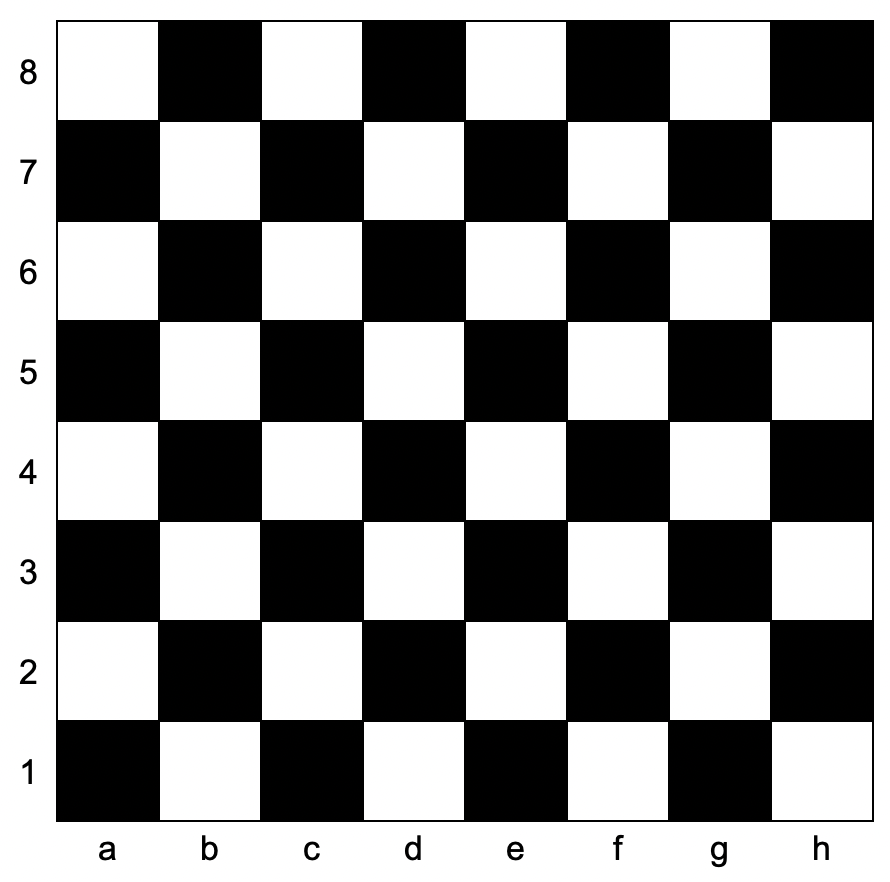
#> input picture chessboard.png, 890 x 882 px
$ jupyter execute slam_lab5.ipynb
#> lines starting #> are read from the running program, lines starting #| are printed output that depends on the picture; after the words box and inside, x2 and y2 are one past the last pixel; in counts of white or black regions, pixels touching at a corner belong together
[cell 1]
import numpy as np
import cv2 as cv
import matplotlib.pyplot as plt

[cell 2]
filename = 'chessboard.png'
img = cv.imread(filename)
#> img is the input picture: shape (882, 890, 3); mean B, G, R 142.9, 142.9, 142.9
gray = cv.cvtColor(img,cv.COLOR_BGR2GRAY)

gray = np.float32(gray)
dst = cv.cornerHarris(gray,2,3,0.04)

#result is dilated for marking the corners, not important
dst = cv.dilate(dst,None)
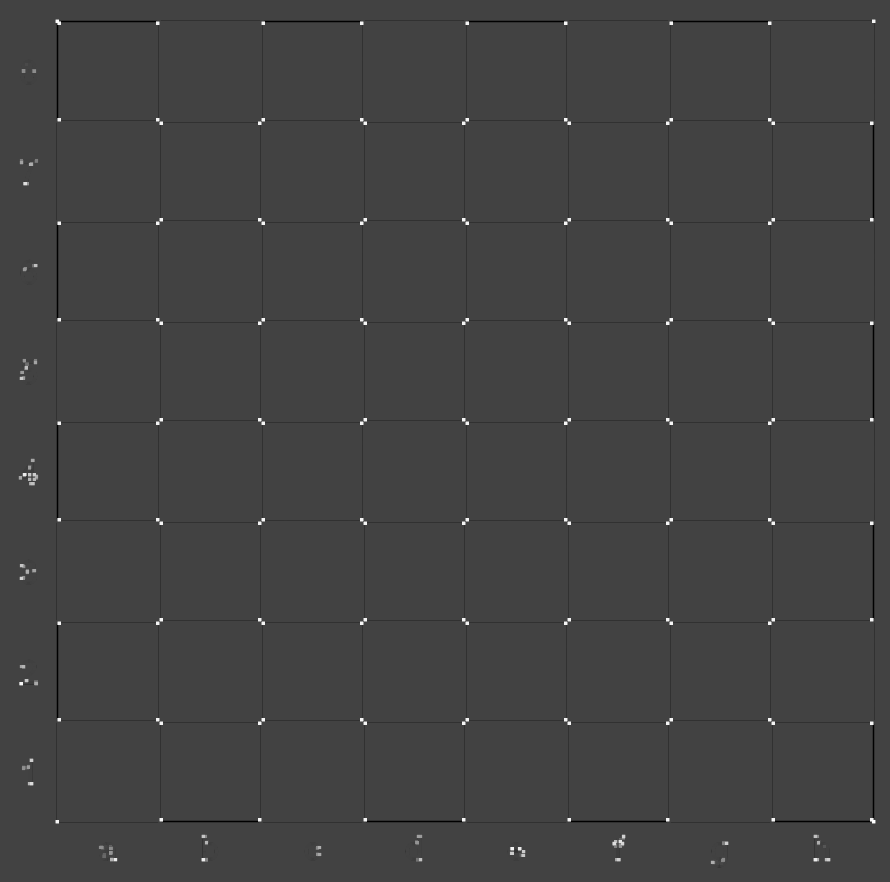
#> dst: shape (882, 890) float32; min -169130016, max 481151936, mean 131949.2; drawn with min black and max white

# Threshold for an optimal value, it may vary depending on the image.
img[dst>0.01*dst.max()]=[0,0,255]
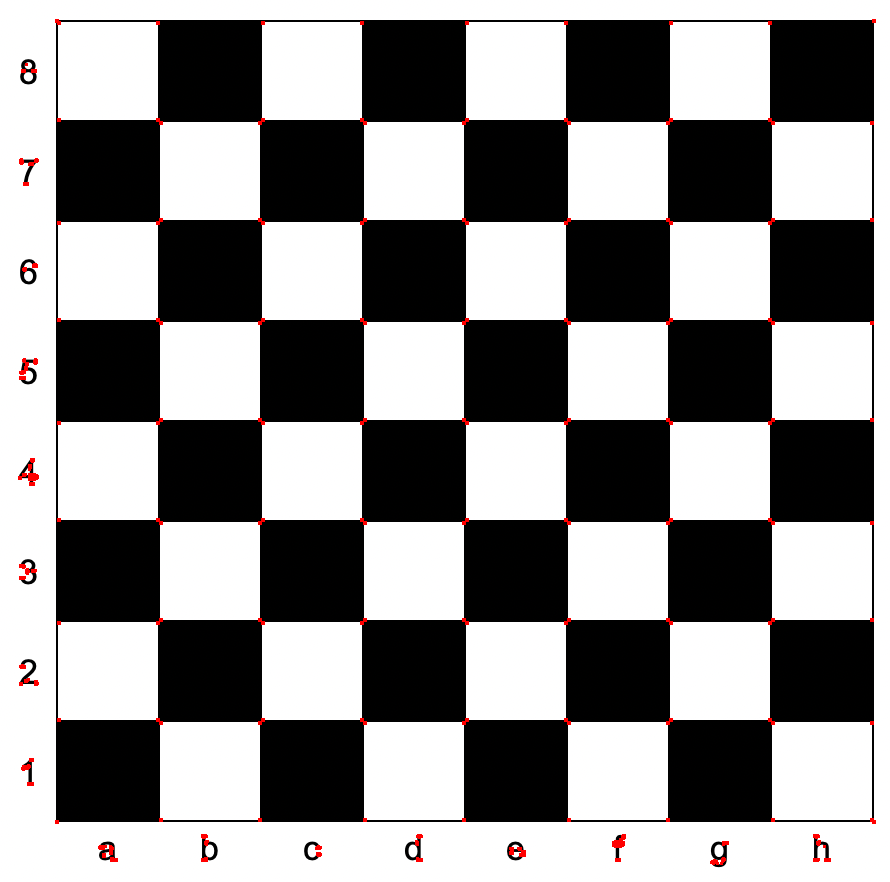
#> img: shape (882, 890, 3); 0.47% of pixels changed, all inside (x1, y1, x2, y2) = (18, 19, 876, 865)

cv.imshow('dst',img)
if cv.waitKey(0) & 0xff == 27:
#> (key Esc is pressed here)
    cv.destroyAllWindows()

[cell 3]
filename = 'cube.png'
img = cv.imread(filename)
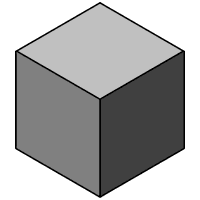
#> input picture cube.png, 200 x 200 px
#> img is the input picture: shape (200, 200, 3); min 0, max 255, mean 171
gray = cv.cvtColor(img,cv.COLOR_BGR2GRAY)
#> gray: shape (200, 200)

gray = np.float32(gray)
dst = cv.cornerHarris(gray,2,3,0.04)
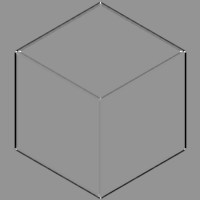
#> dst: shape (200, 200) float32; min -135241152, max 97767520, mean -2361560.2; drawn with min black and max white

#result is dilated for marking the corners, not important
dst = cv.dilate(dst,None)

# Threshold for an optimal value, it may vary depending on the image.
img[dst>0.01*dst.max()]=[0,0,255]
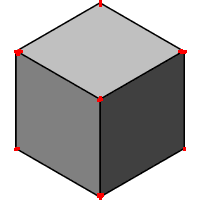
#> img: shape (200, 200, 3); 0.5% of pixels changed, all inside (x1, y1, x2, y2) = (14, 0, 187, 200)

cv.imshow('dst',img)
if cv.waitKey(0) & 0xff == 27:
#> (key Esc is pressed here)
    cv.destroyAllWindows()

[cell 4]
filename = 'polygon.png'
img = cv.imread(filename)
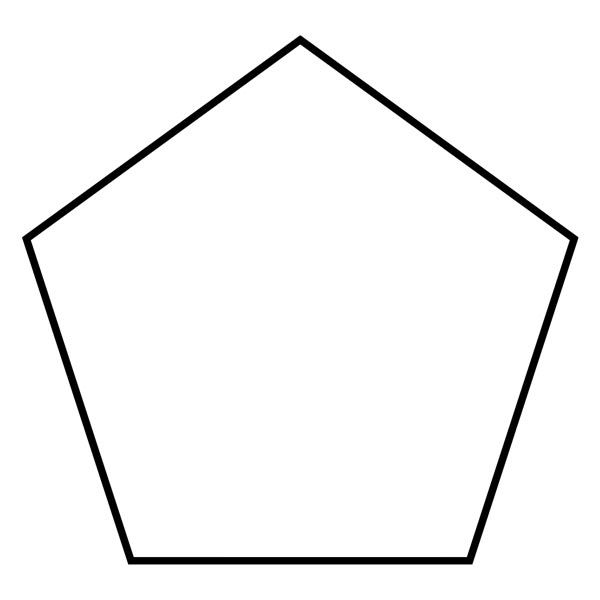
#> input picture polygon.png, 600 x 600 px
#> img is the input picture: shape (600, 600, 3); min 0, max 255, mean 246
gray = cv.cvtColor(img,cv.COLOR_BGR2GRAY)
#> gray: shape (600, 600)

# find Harris corners
gray = np.float32(gray)
dst = cv.cornerHarris(gray,2,3,0.04)
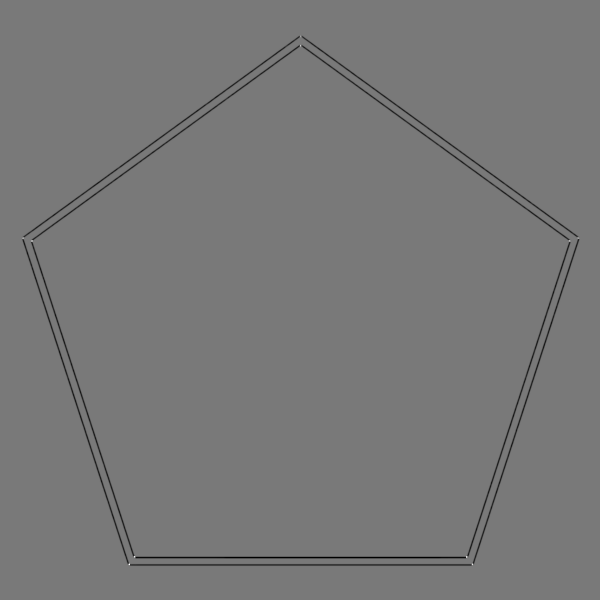
#> dst: shape (600, 600) float32; min -132445568, max 146659680, mean -1309500; drawn with min black and max white
dst = cv.dilate(dst,None)
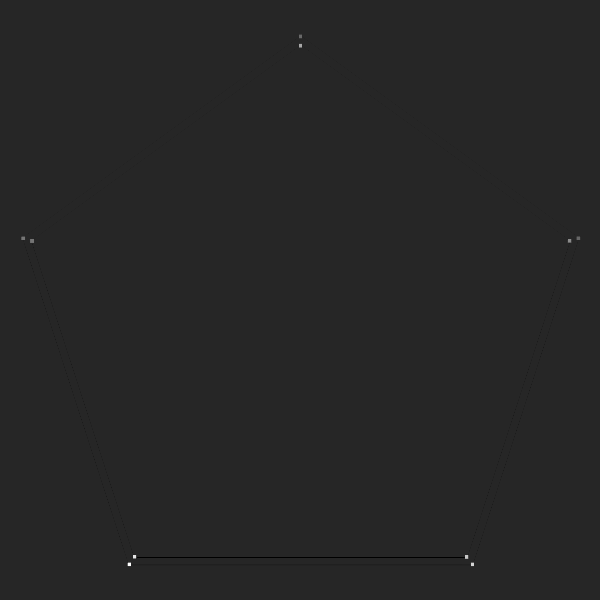
#> dst: shape (600, 600) float32; min -26088598, max 146659680, mean -14802.1; drawn with min black and max white
ret, dst = cv.threshold(dst,0.01*dst.max(),255,0)
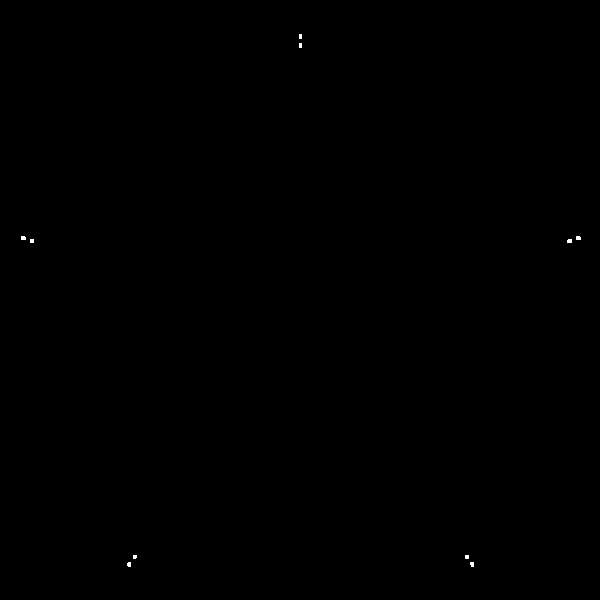
#> dst: shape (600, 600) float32; 0.05% white; 10 white regions (10 under 20 px)
#> ret = 1466596.8
dst = np.uint8(dst)
#> dst: shape (600, 600); 0.05% white; 10 white regions (10 under 20 px)

# find centroids
ret, labels, stats, centroids = cv.connectedComponentsWithStats(dst)
#> labels: shape (600, 600) int32; 11 distinct labels, from 0 to 10
#> ret = 11; stats = [[0, 0, 600, 600, 359830], [299, 34, 3, 5, 15], [299, 43, 3, 5, 15], [21, 236, 5, 4, 19], [576, 236, 5, 4, 19], [30, 239, 4, 4, 16], [567, 239, 5, 4, 19], [133, 555, 4, 4, 15], [465, 555, 4, 4, 16], [127, 562, 4, 5, 18], [470, 562, 4, 5, 18]]; centroids = [[299.5, 299.5], [300, 36], [300, 45], [22.89, 237.6], [577.9, 237.6], [31.5, 240.5], [569.1, 240.6], [134.4, 556.4], [466.5, 556.5], [128.7, 564], [471.7, 563.8]]

# define the criteria to stop and refine the corners
criteria = (cv.TERM_CRITERIA_EPS + cv.TERM_CRITERIA_MAX_ITER, 100, 0.001)
corners = cv.cornerSubPix(gray,np.float32(centroids),(5,5),(-1,-1),criteria)
#> corners = [[299.5, 299.5], [299.8, 34.62], [299.6, 43.58], [21.45, 237.1], [578.1, 237.2], [30.23, 239.8], [569.4, 239.8], [133.4, 556.5], [466.3, 556.5], [127.8, 563.8], [471.7, 563.9]]

# Now draw them
res = np.hstack((centroids,corners))
#> res = [[299.5, 299.5, 299.5, 299.5], [300, 36, 299.8, 34.62], [300, 45, 299.6, 43.58], [22.89, 237.6, 21.45, 237.1], [577.9, 237.6, 578.1, 237.2], [31.5, 240.5, 30.23, 239.8], [569.1, 240.6, 569.4, 239.8], [134.4, 556.4, 133.4, 556.5], [466.5, 556.5, 466.3, 556.5], [128.7, 564, 127.8, 563.8], [471.7, 563.8, 471.7, 563.9]]
res = np.int32(res)
#> res = [[299, 299, 299, 299], [300, 36, 299, 34], [300, 45, 299, 43], [22, 237, 21, 237], [577, 237, 578, 237], [31, 240, 30, 239], [569, 240, 569, 239], [134, 556, 133, 556], [466, 556, 466, 556], [128, 564, 127, 563], [471, 563, 471, 563]]
img[res[:,1],res[:,0]]=[0,0,255]
#> img: shape (600, 600, 3); under 0.01% of pixels changed, all inside (x1, y1, x2, y2) = (22, 36, 578, 565)
img[res[:,3],res[:,2]] = [0,255,0]
#> img: shape (600, 600, 3); mean B, G, R 246, 246, 246
cv.imwrite('subpixel5.png',img)
#> Out = True

second

[cell 5]
img = cv.imread('cube.png')
gray = cv.cvtColor(img,cv.COLOR_BGR2GRAY)
corners = cv.goodFeaturesToTrack(gray,25,0.01,10)
#> corners = 25 rows, first 8: [184, 51], [15, 51], [184, 148], [15, 148], [100, 3], [100, 197], [99, 99], [141, 173]
corners = np.int32(corners)
#> corners = contour of 25 points, box (x1, y1, x2, y2) (15, 3, 185, 198), area 7545
for i in corners:
    x,y = i.ravel()
    cv.circle(img,(x,y),3,255,-1)
#> this loop made 25 passes
#> (x, y) on passes 1 to 12: (184, 51), (15, 51), (184, 148), (15, 148), (100, 3), (100, 197), (99, 99), (141, 173), (128, 181), (130, 19), (69, 19), (149, 30)
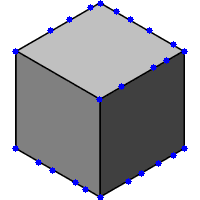
#> img: shape (200, 200, 3); 1.81% of pixels changed, all inside (x1, y1, x2, y2) = (12, 0, 188, 200)
plt.imshow(img),plt.show()
